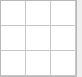
<?xml version="1.0" encoding="UTF-8"?>
<ui version="4.0">
 <class>EmojiWidget</class>
 <widget class="QWidget" name="EmojiWidget">
  <property name="geometry">
   <rect>
    <x>0</x>
    <y>0</y>
    <width>82</width>
    <height>77</height>
   </rect>
  </property>
  <property name="windowTitle">
   <string>EmojiWidget</string>
  </property>
  <widget class="QTableWidget" name="tableWidget">
   <property name="geometry">
    <rect>
     <x>0</x>
     <y>0</y>
     <width>77</width>
     <height>77</height>
    </rect>
   </property>
   <property name="rowCount">
    <number>3</number>
   </property>
   <property name="columnCount">
    <number>3</number>
   </property>
   <attribute name="horizontalHeaderVisible">
    <bool>false</bool>
   </attribute>
   <attribute name="horizontalHeaderDefaultSectionSize">
    <number>25</number>
   </attribute>
   <attribute name="verticalHeaderVisible">
    <bool>false</bool>
   </attribute>
   <attribute name="verticalHeaderDefaultSectionSize">
    <number>25</number>
   </attribute>
   <attribute name="verticalHeaderMinimumSectionSize">
    <number>18</number>
   </attribute>
   <row/>
   <row/>
   <row/>
   <column/>
   <column/>
   <column/>
  </widget>
 </widget>
 <layoutdefault spacing="6" margin="11"/>
 <resources/>
 <connections/>
</ui>
